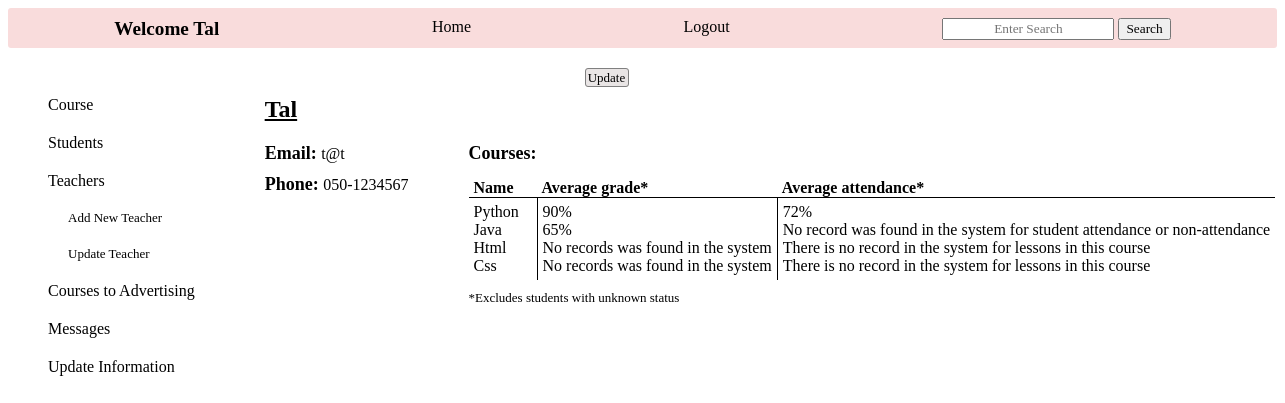
Page /teacher_info/5 (signed in) on the earlier database version.
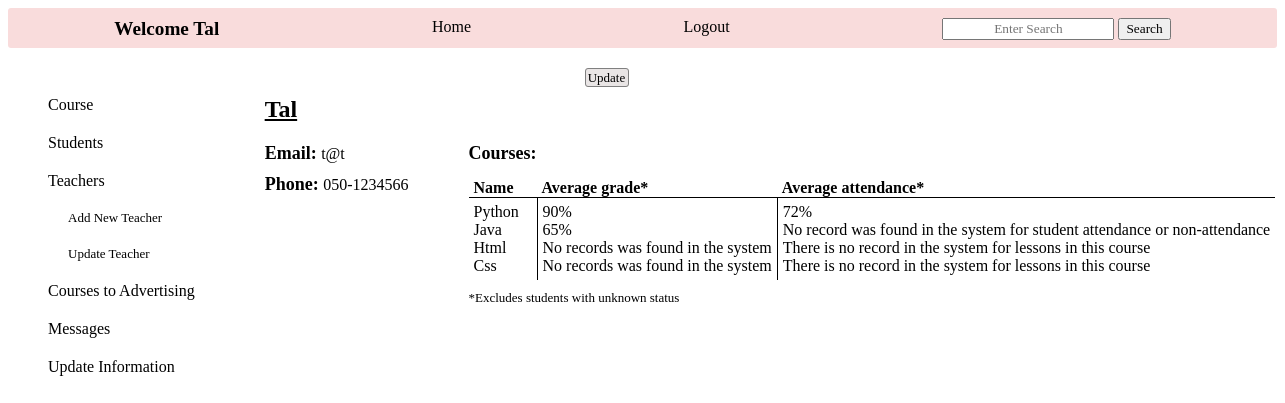
Same page on the later database version.
### tables this page shows
CREATE TABLE teachers (
        id INTEGER PRIMARY KEY,
        name TEXT NOT NULL,
        email TEXT UNIQUE ,
        phone TEXT UNIQUE ,
        user_id INTEGER,
        FOREIGN KEY(user_id) REFERENCES new_users (id)
        );

### app.py (the view)
@app.route('/teacher_info/<teacher_id>')
def teacher_info(teacher_id): # specific teacher information
    log=check_log()
    info=info_user()
    teacher_dict={}
    teacher_dict['link']=['create']
    teacher_dict['id']=teacher_id
    teacher=crud.read_if('*',"teachers","id", teacher_id)
    teacher_object=create_teachers_objects(teacher)
    teacher_dict['courses_title']='Courses:'
    teacher_dict['title_name']='Name'
    teacher_dict['title_grade']='Average grade*'
    teacher_dict['title_attend']='Average attendance*'
    courses=crud.read_if('id','courses', 'teacher_id', teacher_id)
    if len(courses)==0:
        teacher_dict['courses']=''
        teacher_dict['no_courses']='The teacher is not associated with any of the courses'
    else:
        teacher_dict['form']=['create']
        teacher_dict['course_info']=[]
        for course in courses:
            info_course={}
            info_course['course_name']=crud.course_name(course[0])
            info_course['course_id']=course[0]
            course_grades=crud.read_if('grade', 'students_courses', 'course_id', course[0])
            info_course['grades']=[]
            for grade in course_grades:
                if type(grade[0])==int:
                    info_course['grades'].append(grade[0])
            if len(info_course['grades'])==0:
                info_course['grades_average']='No records was found in the system'
            else:
                info_course['grades_average']=f"{round(statistics.mean(info_course['grades']),2)}%"
            course_attend=crud.read_if('attendance', 'students_attendance', 'course_id', course[0])
            average_attend=[]
            average_not_attend=[]
            average_unknown=[]
            if len(course_attend)==0:
                info_course['average_attend']='There is no record in the system for lessons in this course'
            else:
                for a in course_attend:
                    if a[0]=='yes':
                        average_attend.append(a)
                    if a[0]=='no':
                        average_not_attend.append(a)
                    if a[0]=='unknown':
                        average_unknown.append(a)
                try:
                    info_course['average_attend']=f"{round(len(average_attend)*100/(len(average_attend)+len(average_not_attend)))}%"
                except:
                    info_course['average_attend']='No record was found in the system for student attendance or non-attendance'
            teacher_dict['course_info'].append(info_course)
        teacher_dict['average_note']='*Excludes students with unknown status'
        teacher_dict['no_courses']=''
    return render_template('admin_teachers.html', log=log, info=info, admin_id=session['id'], teacher_object=teacher_object, teacher_dict=teacher_dict)

### app.py (called while the page is built)
def check_log(): #check if user is loged in or not
    log_result={}
    if "name" in session:
        link='/logout'
        log='Logout'
        log_result['link']=link
        log_result['log']=log
        return log_result
    else:
        link='/login'
        log='Login'
        log_result['link']=link
        log_result['log']=log
        return log_result

### crud.py (called while the page is built)
def read_if(column, table, value, condition):
    return query(f"SELECT {column} FROM {table} WHERE {value}='{condition}'")

def teacher_name(teacher_id):
    name=read_if('name', 'teachers', 'id', teacher_id)
    name=name[0][0]
    return name

def course_name(course_id):
    name=read_if('name', 'courses', 'id', course_id)
    name=name[0][0]
    return name

### functions.py (called while the page is built)
def create_teachers_objects(teachers: list):
    teachers_objects=[classes.Teacher(teacher[0], teacher[1], teacher[2], teacher[3], teacher[4]) for teacher in teachers]
    return teachers_objects

### setup_db.py (called while the page is built)
def query(sql):
    with sqlite3.connect('students.db') as conn:
        cur=conn.cursor()
        cur.execute(sql)
        return cur.fetchall()

### templates/admin_teachers.html (shortened to what this page needs)
{% include "admin_nav_teachers.html" %}
    <div class="admin_teachers_main">
        <div class="main_teacher_info">
            {% for teacher in teacher_object %}
            <div class="title_info_teacher">
                <div class="info_teacher_name">{{teacher.name}}</div>
            </div>
            {% endfor %}
            <div class="main_teacher_detail">
                <div class="basic_teacher_info" >
                    {% for teacher in teacher_object %}
                    <div class="info_teacher_email"><span class="title_teacher">Email: </span>{{teacher.email}}</div>
                    <div class="info_teacher_phone"><span class="title_teacher">Phone: </span>{{teacher.phone}}</div>
                    {% endfor %}
                </div>
                <div class="info_teacher_courses">
                    <div class="title_teacher" style="margin-bottom: 10px;">{{teacher_dict.courses_title}}</div>
                    {% for form in teacher_dict.form %}
                        <div class="course_title_names">{{teacher_dict.title_name}}</div>
                        <div class="course_title_grades">{{teacher_dict.title_grade}}</div>
                        <div class="course_title_attends">{{teacher_dict.title_attend}}</div>
                        <div class="course_name_info">
                            {% for course in teacher_dict.course_info %}
                            <a href="/course_info/{{course.course_id}}">{{course.course_name}}</a>
                        {% endfor %}
                        </div>
                        <div class="course_grade_info">
                            {% for course in teacher_dict.course_info %}
                                <div >{{course.grades_average}}</div>
                            {% endfor %}
                        </div>
                        <div class="course_attend_info">
                            {% for course in teacher_dict.course_info %}
                                <div >{{course.average_attend}}</div>
                            {% endfor %}
                        </div>
                    {% endfor %}
                    <div class="no_teacher_courses">{{teacher_dict.no_courses}}</div>
                </div>
                <div class="teacher_info_note">{{teacher_dict.average_note}}</div>
            </div>
        </div>
    </div>
    <div class="info_more_links">
        {% for l in teacher_dict.link %}
        <div>
            <a href="/chosen_teacher/{{teacher_dict.id}}">Update</a>
        </div>
        {% endfor %}
    </div>
</div>

Differences in the rows shown:
changed teachers "Tal": phone "050-1234567" → "050-1234566"
